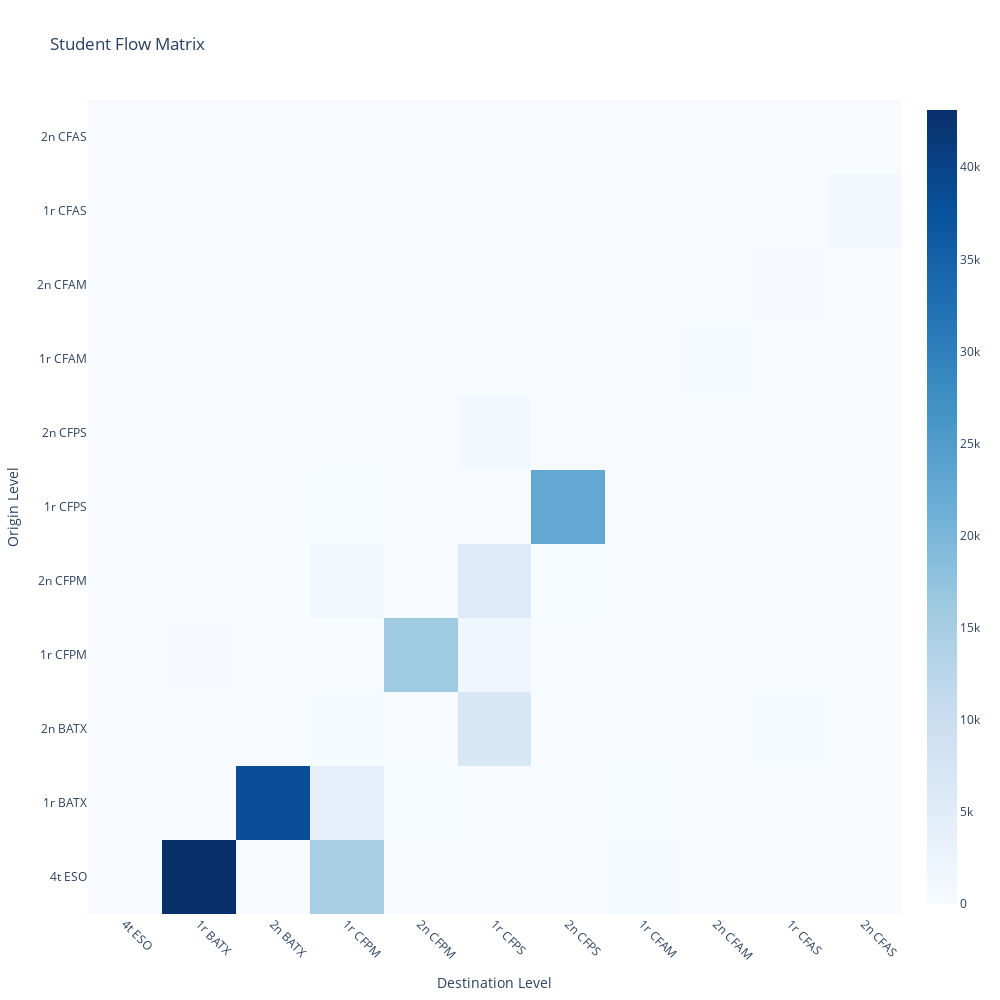

This figure's notebook cell:
### Code cell
import plotly.graph_objects as go
import plotly.express as px

# Crear matriz de flujos
matrix_size = len(labels)
flow_matrix = np.zeros((matrix_size, matrix_size))

for s, t, v in zip(sources, targets, values):
    flow_matrix[s][t] += v

# Crear heatmap circular-style
fig = go.Figure(data=go.Heatmap(
    z=flow_matrix,
    x=labels,
    y=labels,
    colorscale='Blues',
    hoverongaps=False,
    hovertemplate='From: %{y}<br>To: %{x}<br>Students: %{z}<extra></extra>'
))

fig.update_layout(
    title="Student Flow Matrix",
    xaxis_title="Destination Level",
    yaxis_title="Origin Level",
    width=1000,
    height=1000,
    xaxis_tickangle=45
)

fig.show()

### Figure 1 — Plotly figure (JSON) as saved in the notebook; plotly's stock layout.template omitted (floating-point values rounded to 4 significant figures)
{"data": [{"colorscale": [[0, "rgb(247,251,255)"], [0.125, "rgb(222,235,247)"], [0.25, "rgb(198,219,239)"], [0.375, "rgb(158,202,225)"], [0.5, "rgb(107,174,214)"], [0.625, "rgb(66,146,198)"], [0.75, "rgb(33,113,181)"], [0.875, "rgb(8,81,156)"], [1, "rgb(8,48,107)"]], "hoverongaps": false, "hovertemplate": "From: %{y}<br>To: %{x}<br>Students: %{z}<extra></extra>", "type": "heatmap", "x": ["4t ESO", "1r BATX", "2n BATX", "1r CFPM", "2n CFPM", "1r CFPS", "2n CFPS", "1r CFAM", "2n CFAM", "1r CFAS", "2n CFAS"], "y": ["4t ESO", "1r BATX", "2n BATX", "1r CFPM", "2n CFPM", "1r CFPS", "2n CFPS", "1r CFAM", "2n CFAM", "1r CFAS", "2n CFAS"], "z": [[0, 43105, 0, 14659, 0, 0, 0, 352, 0, 0, 0], [0, 0, 38437, 3541, 111, 86, 0, 124, 4, 6, 0], [0, 15, 0, 369, 32, 6762, 14, 10, 1, 420, 0], [0, 261, 66, 0, 15964, 1558, 68, 27, 0, 6, 0], [0, 70, 20, 878, 0, 5689, 140, 10, 0, 15, 1], [0, 7, 7, 110, 41, 0, 22712, 0, 1, 12, 2], [0, 4, 6, 101, 27, 1026, 0, 0, 0, 33, 1], [0, 7, 1, 12, 0, 3, 0, 0, 465, 6, 1], [0, 1, 0, 4, 3, 12, 0, 3, 0, 184, 14], [0, 2, 2, 2, 0, 27, 1, 2, 4, 0, 1031], [0, 0, 0, 5, 1, 24, 3, 1, 0, 74, 0]]}], "layout": {"height": 1000, "title": {"text": "Student Flow Matrix"}, "width": 1000, "xaxis": {"tickangle": 45, "title": {"text": "Destination Level"}}, "yaxis": {"title": {"text": "Origin Level"}}}}
